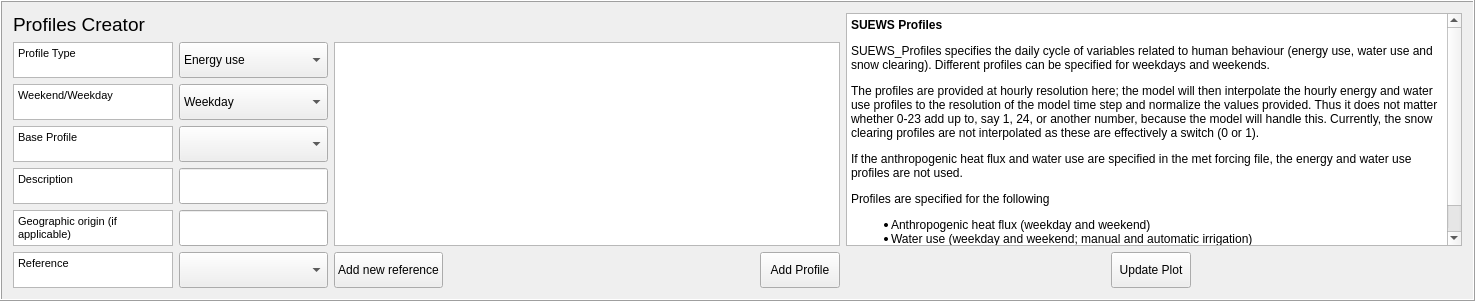
    <widget class="QFrame" name="frame1">
     <property name="enabled">
      <bool>true</bool>
     </property>
     <property name="sizePolicy">
      <sizepolicy hsizetype="Preferred" vsizetype="Preferred">
       <horstretch>0</horstretch>
       <verstretch>0</verstretch>
      </sizepolicy>
     </property>
     <property name="maximumSize">
      <size>
       <width>16777215</width>
       <height>16777215</height>
      </size>
     </property>
     <property name="frameShape">
      <enum>QFrame::Box</enum>
     </property>
     <property name="frameShadow">
      <enum>QFrame::Raised</enum>
     </property>
     <layout class="QGridLayout" name="gridLayout_3">
      <item row="4" column="0">
       <widget class="QTextBrowser" name="textBrowserDesc">
        <property name="sizePolicy">
         <sizepolicy hsizetype="Preferred" vsizetype="Preferred">
          <horstretch>0</horstretch>
          <verstretch>0</verstretch>
         </sizepolicy>
        </property>
        <property name="maximumSize">
         <size>
          <width>160</width>
          <height>36</height>
         </size>
        </property>
        <property name="html">
         <string>&lt;!DOCTYPE HTML PUBLIC &quot;-//W3C//DTD HTML 4.0//EN&quot; &quot;http://www.w3.org/TR/REC-html40/strict.dtd&quot;&gt;
&lt;html&gt;&lt;head&gt;&lt;meta name=&quot;qrichtext&quot; content=&quot;1&quot; /&gt;&lt;style type=&quot;text/css&quot;&gt;
p, li { white-space: pre-wrap; }
&lt;/style&gt;&lt;/head&gt;&lt;body style=&quot; font-family:'MS Shell Dlg 2'; font-size:8.25pt; font-weight:400; font-style:normal;&quot;&gt;
&lt;p style=&quot; margin-top:0px; margin-bottom:0px; margin-left:0px; margin-right:0px; -qt-block-indent:0; text-indent:0px;&quot;&gt;&lt;span style=&quot; font-size:8pt;&quot;&gt;Description&lt;/span&gt;&lt;/p&gt;&lt;/body&gt;&lt;/html&gt;</string>
        </property>
       </widget>
      </item>
      <item row="6" column="3">
       <spacer name="horizontalSpacer">
        <property name="orientation">
         <enum>Qt::Horizontal</enum>
        </property>
        <property name="sizeHint" stdset="0">
         <size>
          <width>40</width>
          <height>20</height>
         </size>
        </property>
       </spacer>
      </item>
      <item row="5" column="1">
       <widget class="QgsFilterLineEdit" name="textEditOrig">
        <property name="sizePolicy">
         <sizepolicy hsizetype="Preferred" vsizetype="Expanding">
          <horstretch>0</horstretch>
          <verstretch>0</verstretch>
         </sizepolicy>
        </property>
        <property name="maximumSize">
         <size>
          <width>160</width>
          <height>36</height>
         </size>
        </property>
        <property name="qgisRelation" stdset="0">
         <string notr="true"/>
        </property>
       </widget>
      </item>
      <item row="2" column="1">
       <widget class="QComboBox" name="comboBoxDay">
        <property name="enabled">
         <bool>true</bool>
        </property>
        <property name="sizePolicy">
         <sizepolicy hsizetype="Preferred" vsizetype="Expanding">
          <horstretch>0</horstretch>
          <verstretch>0</verstretch>
         </sizepolicy>
        </property>
        <property name="maximumSize">
         <size>
          <width>160</width>
          <height>36</height>
         </size>
        </property>
        <property name="currentIndex">
         <number>0</number>
        </property>
        <item>
         <property name="text">
          <string>Weekday</string>
         </property>
        </item>
        <item>
         <property name="text">
          <string>Weekend</string>
         </property>
        </item>
       </widget>
      </item>
      <item row="3" column="1">
       <widget class="QComboBox" name="comboBoxBaseProfile">
        <property name="enabled">
         <bool>true</bool>
        </property>
        <property name="sizePolicy">
         <sizepolicy hsizetype="Preferred" vsizetype="Expanding">
          <horstretch>0</horstretch>
          <verstretch>0</verstretch>
         </sizepolicy>
        </property>
        <property name="maximumSize">
         <size>
          <width>160</width>
          <height>36</height>
         </size>
        </property>
        <property name="currentIndex">
         <number>-1</number>
        </property>
       </widget>
      </item>
      <item row="6" column="5">
       <widget class="QPushButton" name="pushButtonGen">
        <property name="enabled">
         <bool>true</bool>
        </property>
        <property name="sizePolicy">
         <sizepolicy hsizetype="Preferred" vsizetype="Fixed">
          <horstretch>0</horstretch>
          <verstretch>0</verstretch>
         </sizepolicy>
        </property>
        <property name="maximumSize">
         <size>
          <width>16777215</width>
          <height>36</height>
         </size>
        </property>
        <property name="text">
         <string>Add Profile</string>
        </property>
       </widget>
      </item>
      <item row="6" column="9">
       <spacer name="horizontalSpacer_2">
        <property name="orientation">
         <enum>Qt::Horizontal</enum>
        </property>
        <property name="sizeHint" stdset="0">
         <size>
          <width>259</width>
          <height>20</height>
         </size>
        </property>
       </spacer>
      </item>
      <item row="1" column="2" rowspan="5" colspan="4">
       <widget class="QTextBrowser" name="textBrowserRef">
        <property name="html">
         <string>&lt;!DOCTYPE HTML PUBLIC &quot;-//W3C//DTD HTML 4.0//EN&quot; &quot;http://www.w3.org/TR/REC-html40/strict.dtd&quot;&gt;
&lt;html&gt;&lt;head&gt;&lt;meta name=&quot;qrichtext&quot; content=&quot;1&quot; /&gt;&lt;style type=&quot;text/css&quot;&gt;
p, li { white-space: pre-wrap; }
&lt;/style&gt;&lt;/head&gt;&lt;body style=&quot; font-family:'MS Shell Dlg 2'; font-size:8.25pt; font-weight:400; font-style:normal;&quot;&gt;
&lt;p style=&quot;-qt-paragraph-type:empty; margin-top:0px; margin-bottom:0px; margin-left:0px; margin-right:0px; -qt-block-indent:0; text-indent:0px; font-size:7.8pt;&quot;&gt;&lt;br /&gt;&lt;/p&gt;&lt;/body&gt;&lt;/html&gt;</string>
        </property>
       </widget>
      </item>
      <item row="6" column="0">
       <widget class="QTextBrowser" name="textBrowserOrig_2">
        <property name="sizePolicy">
         <sizepolicy hsizetype="Preferred" vsizetype="Preferred">
          <horstretch>0</horstretch>
          <verstretch>0</verstretch>
         </sizepolicy>
        </property>
        <property name="maximumSize">
         <size>
          <width>160</width>
          <height>36</height>
         </size>
        </property>
        <property name="html">
         <string>&lt;!DOCTYPE HTML PUBLIC &quot;-//W3C//DTD HTML 4.0//EN&quot; &quot;http://www.w3.org/TR/REC-html40/strict.dtd&quot;&gt;
&lt;html&gt;&lt;head&gt;&lt;meta name=&quot;qrichtext&quot; content=&quot;1&quot; /&gt;&lt;style type=&quot;text/css&quot;&gt;
p, li { white-space: pre-wrap; }
&lt;/style&gt;&lt;/head&gt;&lt;body style=&quot; font-family:'MS Shell Dlg 2'; font-size:8.25pt; font-weight:400; font-style:normal;&quot;&gt;
&lt;p style=&quot; margin-top:0px; margin-bottom:0px; margin-left:0px; margin-right:0px; -qt-block-indent:0; text-indent:0px;&quot;&gt;&lt;span style=&quot; font-size:8pt;&quot;&gt;Reference&lt;/span&gt;&lt;/p&gt;&lt;/body&gt;&lt;/html&gt;</string>
        </property>
       </widget>
      </item>
      <item row="6" column="4">
       <spacer name="horizontalSpacer_4">
        <property name="orientation">
         <enum>Qt::Horizontal</enum>
        </property>
        <property name="sizeHint" stdset="0">
         <size>
          <width>259</width>
          <height>20</height>
         </size>
        </property>
       </spacer>
      </item>
      <item row="5" column="0">
       <widget class="QTextBrowser" name="textBrowserOrig">
        <property name="sizePolicy">
         <sizepolicy hsizetype="Preferred" vsizetype="Preferred">
          <horstretch>0</horstretch>
          <verstretch>0</verstretch>
         </sizepolicy>
        </property>
        <property name="maximumSize">
         <size>
          <width>160</width>
          <height>36</height>
         </size>
        </property>
        <property name="html">
         <string>&lt;!DOCTYPE HTML PUBLIC &quot;-//W3C//DTD HTML 4.0//EN&quot; &quot;http://www.w3.org/TR/REC-html40/strict.dtd&quot;&gt;
&lt;html&gt;&lt;head&gt;&lt;meta name=&quot;qrichtext&quot; content=&quot;1&quot; /&gt;&lt;style type=&quot;text/css&quot;&gt;
p, li { white-space: pre-wrap; }
&lt;/style&gt;&lt;/head&gt;&lt;body style=&quot; font-family:'MS Shell Dlg 2'; font-size:8.25pt; font-weight:400; font-style:normal;&quot;&gt;
&lt;p style=&quot; margin-top:0px; margin-bottom:0px; margin-left:0px; margin-right:0px; -qt-block-indent:0; text-indent:0px;&quot;&gt;&lt;span style=&quot; font-size:8pt;&quot;&gt;Geographic origin (if applicable)&lt;/span&gt;&lt;/p&gt;&lt;/body&gt;&lt;/html&gt;</string>
        </property>
       </widget>
      </item>
      <item row="6" column="6">
       <spacer name="horizontalSpacer_3">
        <property name="orientation">
         <enum>Qt::Horizontal</enum>
        </property>
        <property name="sizeHint" stdset="0">
         <size>
          <width>259</width>
          <height>20</height>
         </size>
        </property>
       </spacer>
      </item>
      <item row="6" column="2">
       <widget class="QPushButton" name="pushButtonToRefManager">
        <property name="enabled">
         <bool>true</bool>
        </property>
        <property name="sizePolicy">
         <sizepolicy hsizetype="Preferred" vsizetype="Expanding">
          <horstretch>0</horstretch>
          <verstretch>0</verstretch>
         </sizepolicy>
        </property>
        <property name="maximumSize">
         <size>
          <width>160</width>
          <height>36</height>
         </size>
        </property>
        <property name="text">
         <string>Add new reference</string>
        </property>
       </widget>
      </item>
      <item row="6" column="1">
       <widget class="QComboBox" name="comboBoxRef">
        <property name="enabled">
         <bool>true</bool>
        </property>
        <property name="sizePolicy">
         <sizepolicy hsizetype="Preferred" vsizetype="Preferred">
          <horstretch>0</horstretch>
          <verstretch>0</verstretch>
         </sizepolicy>
        </property>
        <property name="minimumSize">
         <size>
          <width>0</width>
          <height>0</height>
         </size>
        </property>
        <property name="maximumSize">
         <size>
          <width>160</width>
          <height>36</height>
         </size>
        </property>
        <item>
         <property name="text">
          <string/>
         </property>
        </item>
       </widget>
      </item>
      <item row="2" column="0">
       <widget class="QTextBrowser" name="textBrowserDay">
        <property name="sizePolicy">
         <sizepolicy hsizetype="Preferred" vsizetype="Preferred">
          <horstretch>0</horstretch>
          <verstretch>0</verstretch>
         </sizepolicy>
        </property>
        <property name="maximumSize">
         <size>
          <width>160</width>
          <height>36</height>
         </size>
        </property>
        <property name="html">
         <string>&lt;!DOCTYPE HTML PUBLIC &quot;-//W3C//DTD HTML 4.0//EN&quot; &quot;http://www.w3.org/TR/REC-html40/strict.dtd&quot;&gt;
&lt;html&gt;&lt;head&gt;&lt;meta name=&quot;qrichtext&quot; content=&quot;1&quot; /&gt;&lt;style type=&quot;text/css&quot;&gt;
p, li { white-space: pre-wrap; }
&lt;/style&gt;&lt;/head&gt;&lt;body style=&quot; font-family:'MS Shell Dlg 2'; font-size:8.25pt; font-weight:400; font-style:normal;&quot;&gt;
&lt;p style=&quot; margin-top:0px; margin-bottom:0px; margin-left:0px; margin-right:0px; -qt-block-indent:0; text-indent:0px;&quot;&gt;&lt;span style=&quot; font-size:8pt;&quot;&gt;Weekend/Weekday&lt;/span&gt;&lt;/p&gt;&lt;/body&gt;&lt;/html&gt;</string>
        </property>
       </widget>
      </item>
      <item row="4" column="1">
       <widget class="QgsFilterLineEdit" name="textEditDesc">
        <property name="sizePolicy">
         <sizepolicy hsizetype="Preferred" vsizetype="Expanding">
          <horstretch>0</horstretch>
          <verstretch>0</verstretch>
         </sizepolicy>
        </property>
        <property name="maximumSize">
         <size>
          <width>160</width>
          <height>36</height>
         </size>
        </property>
        <property name="inputMethodHints">
         <set>Qt::ImhNone</set>
        </property>
        <property name="qgisRelation" stdset="0">
         <string notr="true"/>
        </property>
       </widget>
      </item>
      <item row="1" column="0">
       <widget class="QTextBrowser" name="textBrowserProfile">
        <property name="sizePolicy">
         <sizepolicy hsizetype="Preferred" vsizetype="Preferred">
          <horstretch>0</horstretch>
          <verstretch>0</verstretch>
         </sizepolicy>
        </property>
        <property name="maximumSize">
         <size>
          <width>160</width>
          <height>36</height>
         </size>
        </property>
        <property name="html">
         <string>&lt;!DOCTYPE HTML PUBLIC &quot;-//W3C//DTD HTML 4.0//EN&quot; &quot;http://www.w3.org/TR/REC-html40/strict.dtd&quot;&gt;
&lt;html&gt;&lt;head&gt;&lt;meta name=&quot;qrichtext&quot; content=&quot;1&quot; /&gt;&lt;style type=&quot;text/css&quot;&gt;
p, li { white-space: pre-wrap; }
&lt;/style&gt;&lt;/head&gt;&lt;body style=&quot; font-family:'MS Shell Dlg 2'; font-size:8.25pt; font-weight:400; font-style:normal;&quot;&gt;
&lt;p style=&quot; margin-top:0px; margin-bottom:0px; margin-left:0px; margin-right:0px; -qt-block-indent:0; text-indent:0px;&quot;&gt;&lt;span style=&quot; font-size:8pt;&quot;&gt;Profile Type&lt;/span&gt;&lt;/p&gt;&lt;/body&gt;&lt;/html&gt;</string>
        </property>
       </widget>
      </item>
      <item row="0" column="6" rowspan="6" colspan="4">
       <widget class="QTextBrowser" name="textBrowserRef_2">
        <property name="sizePolicy">
         <sizepolicy hsizetype="Expanding" vsizetype="Expanding">
          <horstretch>0</horstretch>
          <verstretch>0</verstretch>
         </sizepolicy>
        </property>
        <property name="minimumSize">
         <size>
          <width>0</width>
          <height>0</height>
         </size>
        </property>
        <property name="maximumSize">
         <size>
          <width>16777215</width>
          <height>16777215</height>
         </size>
        </property>
        <property name="html">
         <string>&lt;!DOCTYPE HTML PUBLIC &quot;-//W3C//DTD HTML 4.0//EN&quot; &quot;http://www.w3.org/TR/REC-html40/strict.dtd&quot;&gt;
&lt;html&gt;&lt;head&gt;&lt;meta name=&quot;qrichtext&quot; content=&quot;1&quot; /&gt;&lt;style type=&quot;text/css&quot;&gt;
p, li { white-space: pre-wrap; }
&lt;/style&gt;&lt;/head&gt;&lt;body style=&quot; font-family:'MS Shell Dlg 2'; font-size:8.25pt; font-weight:400; font-style:normal;&quot;&gt;
&lt;p style=&quot; margin-top:12px; margin-bottom:12px; margin-left:0px; margin-right:0px; -qt-block-indent:0; text-indent:0px;&quot;&gt;&lt;span style=&quot; font-size:9pt; font-weight:600;&quot;&gt;SUEWS Profiles&lt;/span&gt;&lt;/p&gt;
&lt;p style=&quot; margin-top:12px; margin-bottom:12px; margin-left:0px; margin-right:0px; -qt-block-indent:0; text-indent:0px;&quot;&gt;&lt;span style=&quot; font-size:9pt;&quot;&gt;SUEWS_Profiles specifies the daily cycle of variables related to human behaviour (energy use, water use and snow clearing). Different profiles can be specified for weekdays and weekends. &lt;/span&gt;&lt;/p&gt;
&lt;p style=&quot; margin-top:12px; margin-bottom:12px; margin-left:0px; margin-right:0px; -qt-block-indent:0; text-indent:0px;&quot;&gt;&lt;span style=&quot; font-size:9pt;&quot;&gt;The profiles are provided at hourly resolution here; the model will then interpolate the hourly energy and water use profiles to the resolution of the model time step and normalize the values provided. Thus it does not matter whether 0-23 add up to, say 1, 24, or another number, because the model will handle this. Currently, the snow clearing profiles are not interpolated as these are effectively a switch (0 or 1).&lt;/span&gt;&lt;/p&gt;
&lt;p style=&quot; margin-top:12px; margin-bottom:12px; margin-left:0px; margin-right:0px; -qt-block-indent:0; text-indent:0px;&quot;&gt;&lt;span style=&quot; font-size:9pt;&quot;&gt;If the anthropogenic heat flux and water use are specified in the met forcing file, the energy and water use profiles are not used.&lt;/span&gt;&lt;/p&gt;
&lt;p style=&quot; margin-top:12px; margin-bottom:12px; margin-left:0px; margin-right:0px; -qt-block-indent:0; text-indent:0px;&quot;&gt;&lt;span style=&quot; font-size:9pt;&quot;&gt;Profiles are specified for the following&lt;/span&gt;&lt;/p&gt;
&lt;ul style=&quot;margin-top: 0px; margin-bottom: 0px; margin-left: 0px; margin-right: 0px; -qt-list-indent: 1;&quot;&gt;&lt;li style=&quot; font-size:9pt;&quot; style=&quot; margin-top:12px; margin-bottom:0px; margin-left:0px; margin-right:0px; -qt-block-indent:0; text-indent:0px;&quot;&gt;Anthropogenic heat flux (weekday and weekend)&lt;/li&gt;
&lt;li style=&quot; font-size:9pt;&quot; style=&quot; margin-top:0px; margin-bottom:0px; margin-left:0px; margin-right:0px; -qt-block-indent:0; text-indent:0px;&quot;&gt;Water use (weekday and weekend; manual and automatic irrigation)&lt;/li&gt;
&lt;li style=&quot; font-size:9pt;&quot; style=&quot; margin-top:0px; margin-bottom:0px; margin-left:0px; margin-right:0px; -qt-block-indent:0; text-indent:0px;&quot;&gt;Snow removal (weekday and weekend)&lt;/li&gt;
&lt;li style=&quot; font-size:9pt;&quot; style=&quot; margin-top:0px; margin-bottom:12px; margin-left:0px; margin-right:0px; -qt-block-indent:0; text-indent:0px;&quot;&gt;Human activity (weekday and weekend).&lt;/li&gt;&lt;/ul&gt;&lt;/body&gt;&lt;/html&gt;</string>
        </property>
       </widget>
      </item>
      <item row="1" column="1">
       <widget class="QComboBox" name="comboBoxProfType">
        <property name="enabled">
         <bool>true</bool>
        </property>
        <property name="sizePolicy">
         <sizepolicy hsizetype="Preferred" vsizetype="Expanding">
          <horstretch>0</horstretch>
          <verstretch>0</verstretch>
         </sizepolicy>
        </property>
        <property name="maximumSize">
         <size>
          <width>160</width>
          <height>36</height>
         </size>
        </property>
        <property name="currentIndex">
         <number>0</number>
        </property>
        <item>
         <property name="text">
          <string>Energy use</string>
         </property>
        </item>
        <item>
         <property name="text">
          <string>Population density </string>
         </property>
        </item>
        <item>
         <property name="text">
          <string>Human Activity</string>
         </property>
        </item>
        <item>
         <property name="text">
          <string>Traffic</string>
         </property>
        </item>
        <item>
         <property name="text">
          <string>Water use (manual)</string>
         </property>
        </item>
        <item>
         <property name="text">
          <string>Water use (automatic)</string>
         </property>
        </item>
        <item>
         <property name="text">
          <string>Snow removal</string>
         </property>
        </item>
       </widget>
      </item>
      <item row="3" column="0">
       <widget class="QTextBrowser" name="textBrowserBaseESTM">
        <property name="sizePolicy">
         <sizepolicy hsizetype="Preferred" vsizetype="Preferred">
          <horstretch>0</horstretch>
          <verstretch>0</verstretch>
         </sizepolicy>
        </property>
        <property name="maximumSize">
         <size>
          <width>160</width>
          <height>36</height>
         </size>
        </property>
        <property name="html">
         <string>&lt;!DOCTYPE HTML PUBLIC &quot;-//W3C//DTD HTML 4.0//EN&quot; &quot;http://www.w3.org/TR/REC-html40/strict.dtd&quot;&gt;
&lt;html&gt;&lt;head&gt;&lt;meta name=&quot;qrichtext&quot; content=&quot;1&quot; /&gt;&lt;style type=&quot;text/css&quot;&gt;
p, li { white-space: pre-wrap; }
&lt;/style&gt;&lt;/head&gt;&lt;body style=&quot; font-family:'MS Shell Dlg 2'; font-size:8.25pt; font-weight:400; font-style:normal;&quot;&gt;
&lt;p style=&quot; margin-top:0px; margin-bottom:0px; margin-left:0px; margin-right:0px; -qt-block-indent:0; text-indent:0px;&quot;&gt;&lt;span style=&quot; font-size:8pt;&quot;&gt;Base Profile&lt;/span&gt;&lt;/p&gt;&lt;/body&gt;&lt;/html&gt;</string>
        </property>
       </widget>
      </item>
      <item row="6" column="7">
       <widget class="QPushButton" name="pushButtonUpdatePlot">
        <property name="enabled">
         <bool>true</bool>
        </property>
        <property name="sizePolicy">
         <sizepolicy hsizetype="Preferred" vsizetype="Fixed">
          <horstretch>0</horstretch>
          <verstretch>0</verstretch>
         </sizepolicy>
        </property>
        <property name="maximumSize">
         <size>
          <width>16777215</width>
          <height>36</height>
         </size>
        </property>
        <property name="text">
         <string>Update Plot</string>
        </property>
       </widget>
      </item>
      <item row="0" column="0">
       <widget class="QLabel" name="label_46">
        <property name="maximumSize">
         <size>
          <width>16777215</width>
          <height>40</height>
         </size>
        </property>
        <property name="font">
         <font>
          <pointsize>14</pointsize>
         </font>
        </property>
        <property name="text">
         <string>&lt;!DOCTYPE HTML PUBLIC &quot;-//W3C//DTD HTML 4.0//EN&quot; &quot;http://www.w3.org/TR/REC-html40/strict.dtd&quot;&gt;
&lt;html&gt;&lt;head&gt;&lt;meta name=&quot;qrichtext&quot; content=&quot;1&quot; /&gt;&lt;style type=&quot;text/css&quot;&gt;
p, li { white-space: pre-wrap; }
&lt;/style&gt;&lt;/head&gt;&lt;body style=&quot; font-family:'MS Shell Dlg 2'; font-size:14pt; font-weight:400; font-style:normal;&quot;&gt;
&lt;p style=&quot; margin-top:0px; margin-bottom:0px; margin-left:0px; margin-right:0px; -qt-block-indent:0; text-indent:0px;&quot;&gt;Profiles Creator&lt;/p&gt;&lt;/body&gt;&lt;/html&gt;</string>
        </property>
       </widget>
      </item>
     </layout>
    </widget>
